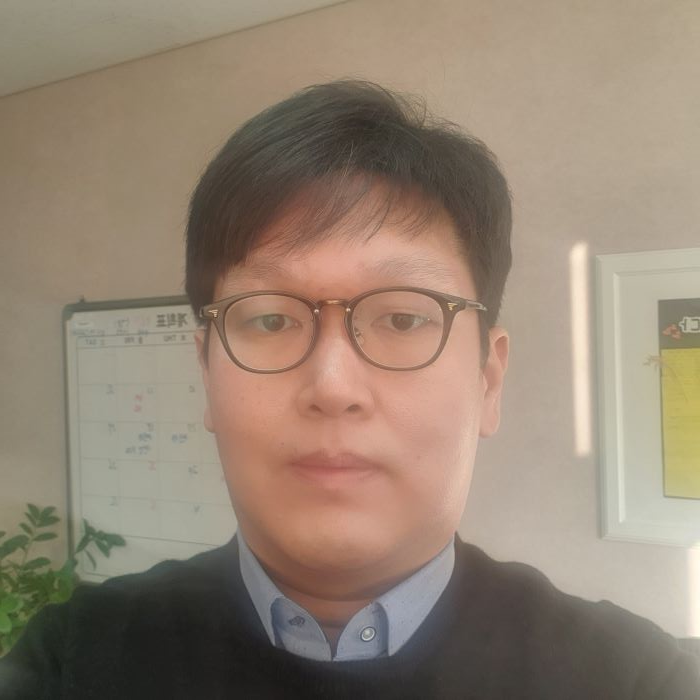
#> input picture image/my_face.jpg, 700 x 700 px
$ python image_read.py
#> lines starting #> are read from the running program, lines starting #| are printed output that depends on the picture
import cv2

# 불러올 이미지 경로
image_file = "../image/my_face.jpg"

# cv2.IMREAD_COLOR : RGB 값만 불러서 이미지 출력
rgb = cv2.imread(image_file, cv2.IMREAD_COLOR)
#> rgb is the input picture: shape (700, 700, 3); mean B, G, R 114.4, 131.2, 147.6

# cv2.IMREAD_GRAYSCALE : 흑백사진으로 수정해서 이미지 읽기
gray = cv2.imread(image_file, cv2.IMREAD_GRAYSCALE)
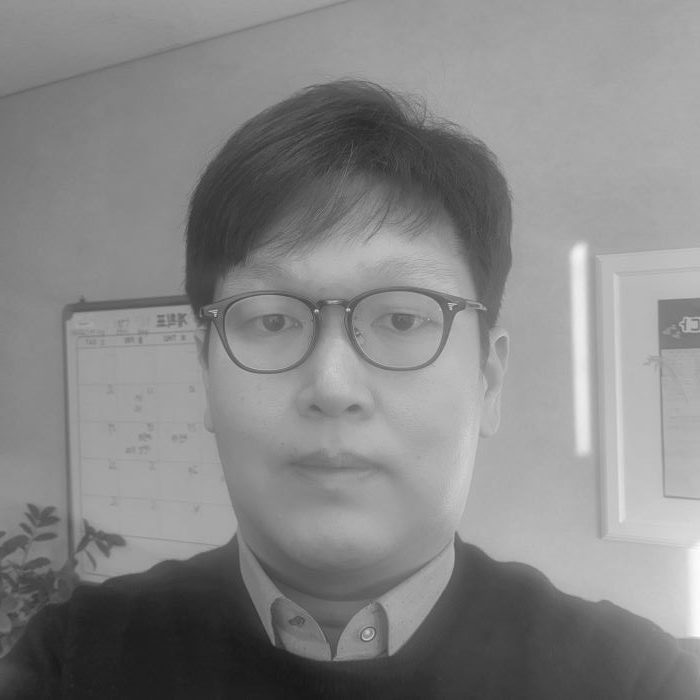
#> gray: shape (700, 700); min 23, max 255, mean 134.2

# cv2.IMREAD_UNCHANGED : 이미지 파일의 알파 채널(Alpha Channel)까지 포함해서 읽기
alpha = cv2.imread(image_file, cv2.IMREAD_UNCHANGED)
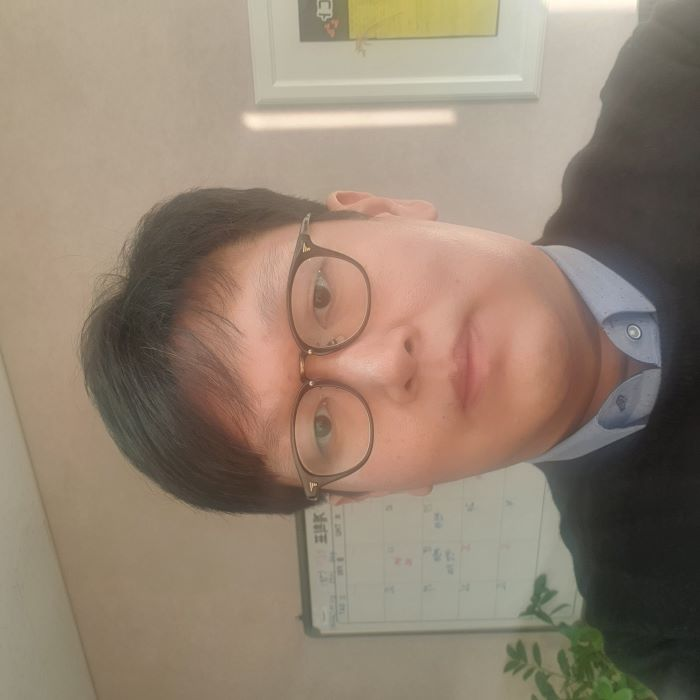
#> alpha: shape (700, 700, 3); mean B, G, R 114.4, 131.2, 147.6

# 이미지 보여주기
cv2.imshow("IMREAD_COLOR", rgb)  # RGB만 포함
cv2.imshow("IMREAD_GRAYSCALE", gray)  # 흑백
cv2.imshow("IMREAD_UNCHANGED", alpha)  # RGB + 알파 채널 추가(사진 그대로 읽기)

cv2.waitKey(0)

$ run again, with image/03.jpg copied over image/my_face.jpg
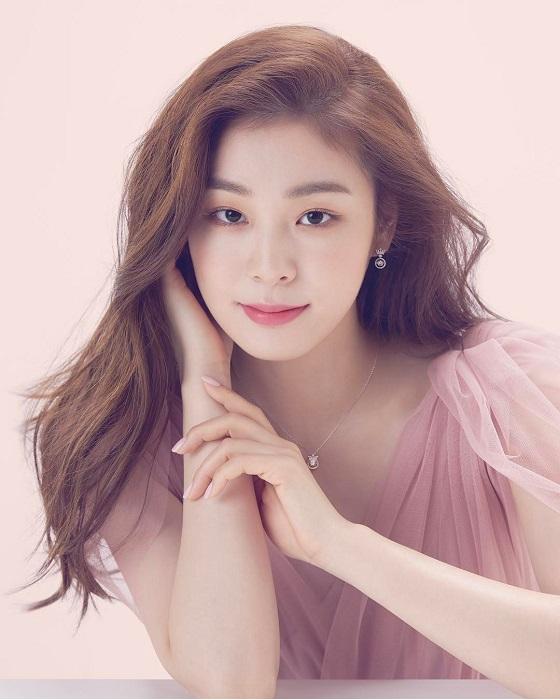
#> input picture image/03.jpg, 560 x 699 px
#> rgb is the input picture: shape (699, 560, 3); mean B, G, R 165, 164.8, 194.8
#> `gray = cv2.imread(image_file, cv2.IMREAD_GRAYSCALE)`:
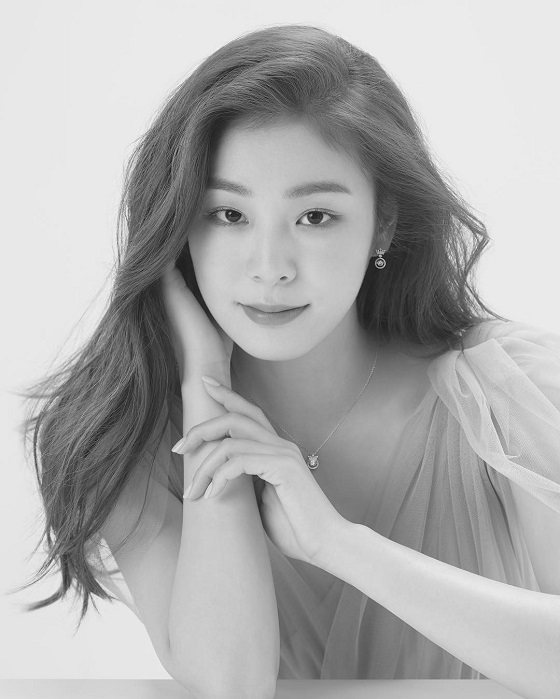
#> gray: shape (699, 560); min 6, max 248, mean 173.7

$ run again, with image/04.jpg copied over image/my_face.jpg
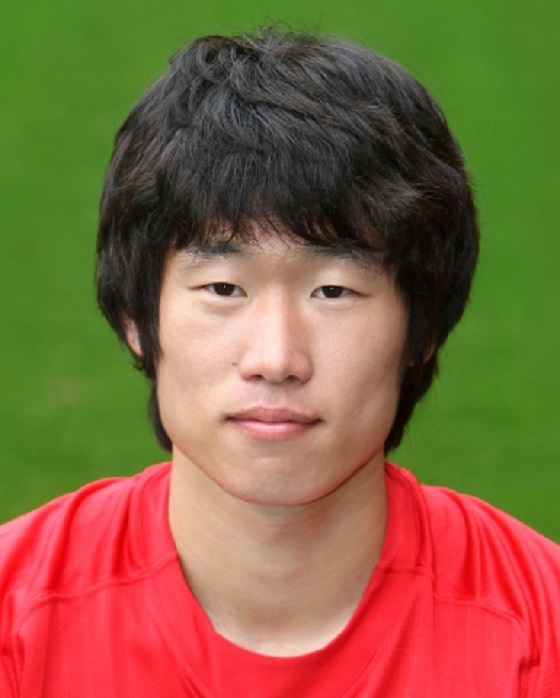
#> input picture image/04.jpg, 560 x 698 px
#> rgb is the input picture: shape (698, 560, 3); mean B, G, R 64.7, 98.9, 134.8
#> `gray = cv2.imread(image_file, cv2.IMREAD_GRAYSCALE)`:
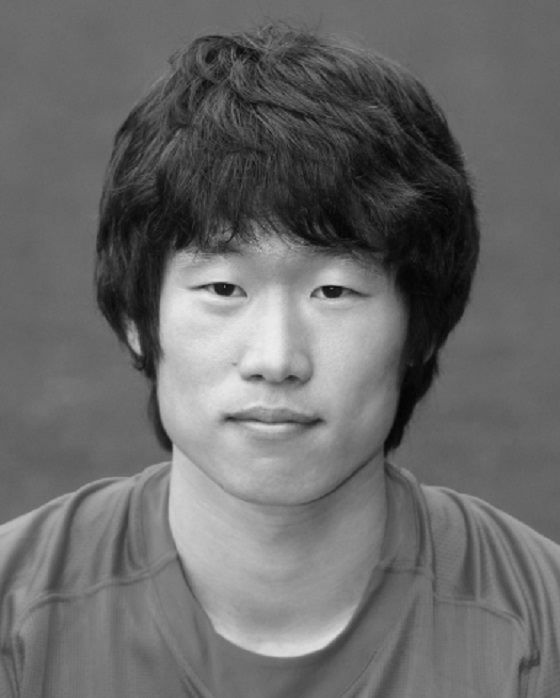
#> gray: shape (698, 560); min 3, max 237, mean 105.7
